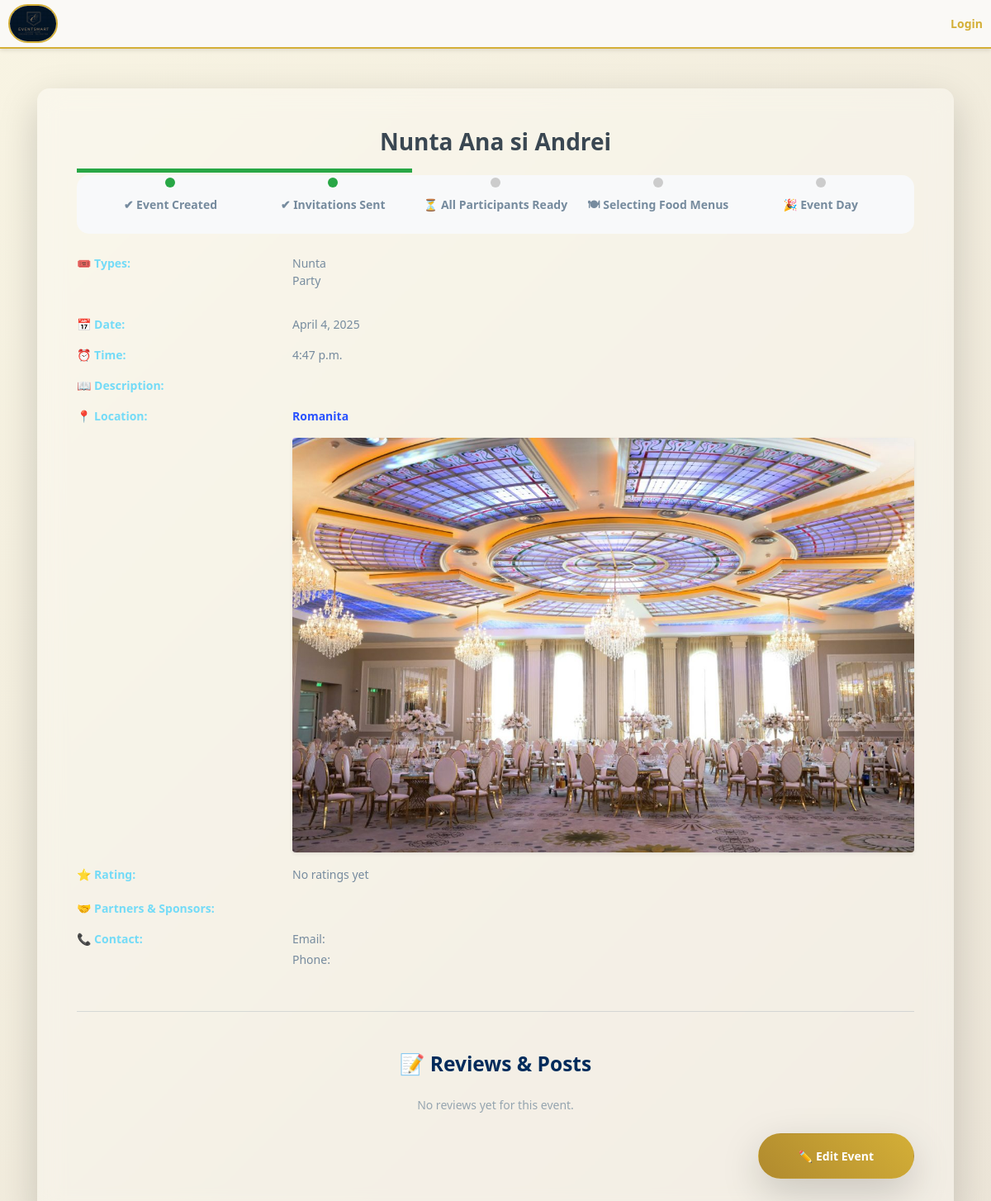
/event/2/details/, run on an earlier commit of the app's database.
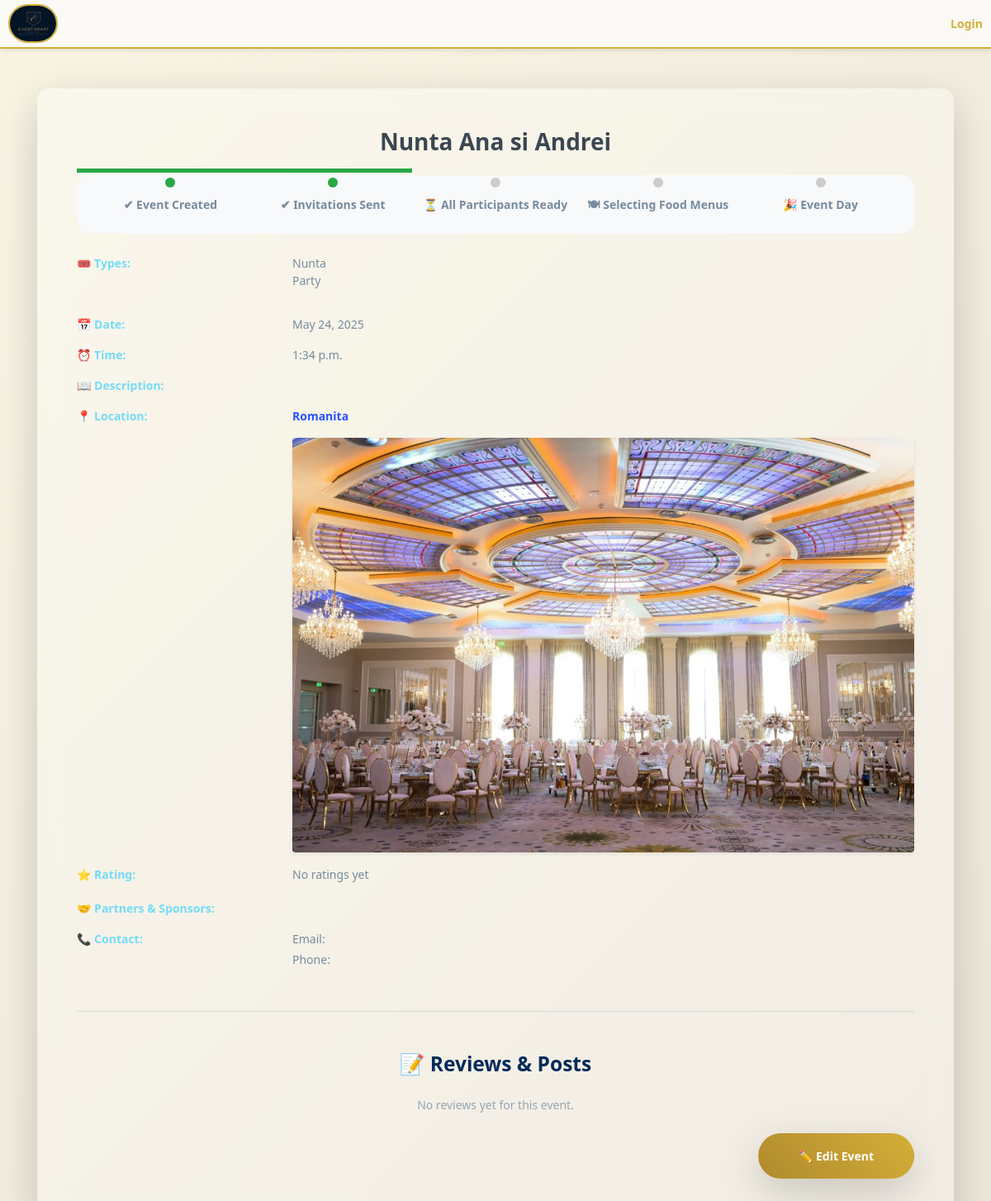
And on a later commit of the database.
### base/models.py (models this page shows, shortened)
class Event(models.Model):
    location = models.ForeignKey(Location, on_delete=models.SET_NULL, null=True, blank=True)
    event_name = models.CharField(max_length=100)
    event_date = models.DateField()
    event_time = models.TimeField()
    event_description = models.TextField(null=True, blank=True)
    created_at = models.DateTimeField(auto_now_add=True)
    guests = models.ManyToManyField(Guests, related_name='events', blank=True)
    completed = models.BooleanField(default=False)
    types = models.ManyToManyField(Type, blank=True)
    cost = models.DecimalField(max_digits=10, decimal_places=2, default=3000)
    updated_at = models.DateTimeField(auto_now=True)
    is_canceled = models.BooleanField(default=False)
    organized_by = models.ForeignKey(
        User,
        on_delete=models.CASCADE,
        related_name="organized_events",
        blank=True,
        null=True
    )

class Type(models.Model):
    name = models.CharField(max_length=100)

class Location(models.Model):
    owner = models.ForeignKey(User, on_delete=models.SET_NULL, null=True)
    name = models.CharField(max_length=100)
    description = models.TextField(null=True, blank=True)
    gallery = models.ImageField(upload_to='images/', null=True, blank=True)
    location = models.TextField(max_length=30)
    types = models.ManyToManyField(Type, blank=True)
    seats_numbers = models.IntegerField(null=True, blank=True)
    created_at = models.DateTimeField(auto_now_add=True)
    cost = models.DecimalField(max_digits=12, decimal_places=2,default=3000)
    number = models.CharField(max_length=20, default="+(40) 74 83 64 823")
    def __str__(self):
        return self.name

### base/views.py (the view)
def event_details(request, event_id):
    event = get_object_or_404(Event, id=event_id)
    return render(request, 'base/event_details.html', {'event': event})

### base/context_processors.py (called while the page is built)
def media_url(request):
    return {
        'MEDIA_URL': settings.MEDIA_URL
    }

### base/templates/base/event_details.html (shortened to what this page needs)
{% extends 'main.html' %}
{% block content %}
<div class="container mt-5">
    <div class="card shadow-lg border-0 glass-effect">
        <div class="card-body p-5">
            <h2 class="text-center text-gradient mb-4">{{ event.event_name }}</h2>
            <div class="timeline">
                <div class="timeline-item active">✔ Event Created</div>
                <div class="timeline-item active">✔ Invitations Sent</div>
                <div class="timeline-item">⏳ All Participants Ready</div>
                <div class="timeline-item">🍽 Selecting Food Menus</div>
                <div class="timeline-item">🎉 Event Day</div>
            </div>
            <div class="row mb-3">
                <div class="col-sm-3 fw-bold text-secondary">🎟️ Types:</div>
                <div class="col-sm-9">
                    {% if event.types.all %}
                    <ul>
                        {% for type in event.types.all %}
                        <li>{{ type.name }}</li>
                        {% endfor %}
                    </ul>
                    {% else %}
                    <span class="text-muted">No types specified</span>
                    {% endif %}
                </div>
            </div>
            <div class="row mb-3">
                <div class="col-sm-3 fw-bold text-secondary">📅 Date:</div>
                <div class="col-sm-9">{{ event.event_date }}</div>
            </div>
            <div class="row mb-3">
                <div class="col-sm-3 fw-bold text-secondary">⏰ Time:</div>
                <div class="col-sm-9">{{ event.event_time }}</div>
            </div>
            <div class="row mb-3">
                <div class="col-sm-3 fw-bold text-secondary">📖 Description:</div>
                <div class="col-sm-9">{{ event.event_description }}</div>
            </div>
            <div class="row mb-3">
                <div class="col-sm-3 fw-bold text-secondary">📍 Location:</div>
                <div class="col-sm-9">
                    {% if event.location %}
                    <a href="{% url 'location' event.location.pk %}" class="text-decoration-none fw-bold text-primary">
                        {{ event.location }}
                    </a>
                    {% else %}
                    <span class="text-muted">Not specified</span>
                    {% endif %}
                    {% if event.location.gallery %}
                    <div class="mt-3">
                        <img src="{{ event.location.gallery.url }}" alt="Location Image" class="img-fluid rounded shadow-sm location-image">
                    </div>
                    {% endif %}
                </div>
            </div>
            <div class="row mb-3">
                <div class="col-sm-3 fw-bold text-secondary">⭐ Rating:</div>
                <div class="col-sm-9">
                    {% if event.average_rating %}
                    <p>{{ event.average_rating }} / 5 ({{ event.num_reviews }} reviews)</p>
                    {% else %}
                    <p>No ratings yet</p>
                    {% endif %}
                </div>
            </div>
            <div class="row mb-3">
                <div class="col-sm-3 fw-bold text-secondary">🤝 Partners & Sponsors:</div>
                <div class="col-sm-9">
                </div>
            </div>
            <div class="row mb-3">
                <div class="col-sm-3 fw-bold text-secondary">📞 Contact:</div>
                <div class="col-sm-9">
                    <p>Email: <a href="mailto:{{ event.contact_email }}" class="text-primary">{{ event.contact_email }}</a></p>
                    <p>Phone: <a href="tel:{{ event.contact_phone }}" class="text-primary">{{ event.contact_phone }}</a></p>
                </div>
            </div>
            <hr class="my-5">
            <h3 class="text-center mb-4">📝 Reviews & Posts</h3>
            {% if event.posts.all %}
            {% for post in event.posts.all %}
            <div class="card shadow-sm mb-4 p-4">
                <h5 class="fw-bold">{{ post.title }}</h5>
                <p class="mb-1 text-muted">by {{ post.author.username }} on {{ post.created_at|date:"d M Y" }}</p>
                {% if post.rating %}
                <p>⭐ {{ post.rating }} / 5</p>
                {% endif %}
                <p>{{ post.content }}</p>
                {% if post.images.all %}
                <div class="row mb-2">
                    {% for image in post.images.all %}
                    <div class="col-md-3 mb-2">
                        <img src="{{ image.image.url }}" class="img-fluid rounded shadow-sm" alt="Post Image {{ forloop.counter }}">
                    </div>
                    {% endfor %}
                </div>
                {% endif %}
                {% if post.comments.all %}
                <div class="mt-3">
                    <h6>💬 Comments:</h6>
                    <ul class="list-unstyled">
                        {% for comment in post.comments.all %}
                        <li class="border-start ps-3 mb-2">
                            <strong>{{ comment.author.username }}:</strong> {{ comment.text }} <br>
                            <small class="text-muted">{{ comment.created_at|timesince }} ago</small>
                        </li>
                        {% endfor %}
                    </ul>
                </div>
                {% endif %}
            </div>
            {% endfor %}
            {% else %}
            <p class="text-center text-muted">No reviews yet for this event.</p>
            {% endif %}
            <div class="d-flex justify-content-center mt-4">
                <a href="{% url 'edit_event' event.id %}" class="btn btn-gradient px-5 py-3 rounded-pill shadow-lg">✏️ Edit Event</a>
            </div>
        </div>
    </div>
</div>
{% endblock %}

### templates/main.html (shortened to what this page needs)
<!DOCTYPE html>
{% load static %}
<html lang="en">
<head>
    <link href="https://cdn.jsdelivr.net/npm/bootstrap-icons/font/bootstrap-icons.css" rel="stylesheet">
    <link rel="stylesheet" href="https://cdnjs.cloudflare.com/ajax/libs/noUiSlider/15.6.0/nouislider.min.css" />
    <link href="https://cdn.jsdelivr.net/npm/bootstrap@5.3.0-alpha3/dist/css/bootstrap.min.css" rel="stylesheet">
    <link rel="stylesheet" href="https://cdn.jsdelivr.net/npm/choices.js/public/assets/styles/choices.min.css">
    <link rel="stylesheet" href="https://cdn.jsdelivr.net/npm/flatpickr/dist/flatpickr.min.css">
    <link rel="stylesheet" href="https://cdn.jsdelivr.net/npm/flatpickr/dist/flatpickr.min.css">
    <link rel="stylesheet" href="https://cdn.jsdelivr.net/npm/apexcharts/dist/apexcharts.css">
    <link rel="stylesheet" href="https://unpkg.com/swiper/swiper-bundle.min.css">
    <link href="https://cdn.jsdelivr.net/npm/bootstrap-icons/font/bootstrap-icons.css" rel="stylesheet">
        <link rel="stylesheet" href="https://code.jquery.com/ui/1.12.1/themes/smoothness/jquery-ui.css">
    <link rel="stylesheet" href="https://cdn.jsdelivr.net/npm/bootstrap-icons@1.11.3/font/bootstrap-icons.min.css">
    <link rel="stylesheet" href="https://cdn.datatables.net/1.13.5/css/jquery.dataTables.min.css">
    <link href="https://cdn.jsdelivr.net/npm/bootstrap@5.3.0-alpha1/dist/css/bootstrap.min.css" rel="stylesheet">
    <link rel="stylesheet" type="text/css" href="{% static 'css/styles.css' %}">
    <link rel="stylesheet" type="text/css" href="{% static 'css/sidebar-admin.css' %}">
    <link rel="stylesheet" type="text/css" href="{% static 'css/admin-charts.css' %}">
    <link rel="stylesheet" type="text/css" href="{% static 'css/admin-locations.css' %}">
    <link rel="stylesheet" type="text/css" href="{% static 'css/admin-events.css' %}">
    <link rel="stylesheet" type="text/css" href="{% static 'css/update-users-admin.css' %}">
    <link rel="stylesheet" type="text/css" href="{% static 'css/admin-users.css' %}">
    <link rel="stylesheet" type="text/css" href="{% static 'css/personal_home.css' %}">
    <link rel="stylesheet" type="text/css" href="{% static 'css/home-page.css' %}">
    <link href="https://cdn.jsdelivr.net/npm/tom-select@2.4.1/dist/css/tom-select.css" rel="stylesheet">
    <link rel="stylesheet" href="https://cdn.jsdelivr.net/npm/flatpickr/dist/flatpickr.min.css">
<link rel="stylesheet" href="https://cdnjs.cloudflare.com/ajax/libs/font-awesome/6.7.2/css/all.min.css" />    <title>Home / Landing Page</title>
</head>
<body>
    {% block navbar %}
        {% include 'navbar.html' %}
    {% endblock %}
    {% block content %}
    {% endblock %}
</body>
</html>

### templates/navbar.html (shortened to what this page needs)
<div class="header">
    <div class="first">
        <a href="{% url 'home-organizer' %}">
            <img class="logo" src="{{ MEDIA_URL }}logos/logo.jpg" alt="EventEase Logo">
        </a>
    </div>
    <div class="second">
        {% if request.user.is_authenticated %}
        <div class="profile-dropdown">
            <img src="{{ request.user.profile_set.first.photo.url }}" alt="Profile Picture" style="width:30px;height:30px;border-radius:50%;">
            <span>{{ user.username }}</span>
            <div class="dropdown-content">
                <a href="{% url 'organizer-profile' request.user.username %}">Profile</a>
                <a href="{% url 'logout' %}">Logout</a>
            </div>
        </div>
        {% if request.path == '/' and request.user.is_superuser %}
            <a href="{% url 'new_users' %}">#</a>
        {% endif %}
        {% else %}
            {% if request.path != '/login/' and request.path != '/register/' %}
                <a href="{% url 'login' %}">Login</a>
            {% endif %}
        {% endif %}
    </div>
</div>

### static/css/styles.css (style rules this page uses)
.card h3 { margin-bottom: 8px; color: #002B5B; }
.card p { margin-bottom: 4px; font-size: 14px; }
.header { display: flex; flex-direction: row; align-items: center; background-color: #FAF9F6; padding: 5px 10px; border-bottom: 2px solid #D4AF37; box-shadow: 0 2px 5px rgba(0, 0, 0, 0.1); }
body { font-family: Arial, sans-serif; background-color: #FAF9F6; margin: 0; }
a { color: #D4AF37; text-decoration: none; }
.task_manager span, a { margin-left: auto; }
:root { --primary-color: #2E8B57; --secondary-color: #D4AF37; --text-color: #002B5B; }

### static/css/home-page.css (style rules this page uses)
* { font-weight:500; font-family:'Segoe UI', Tahoma, Geneva, Verdana, sans-serif }
*:after, *:before { padding:0; margin:0; box-sizing: border-box; }

### templates/navbar.html (style rules this page uses)
.logo { width: 60px; margin-right: 10px; height: auto; border-radius: 40px; border: 2px solid #D4AF37; }
.first { display: flex; flex-direction: row; align-items: center; }
.first a { margin-right: 15px; color: #D4AF37; font-size: 1em; text-decoration: none; font-weight: bold; }
.second { margin-left: auto; display: flex; flex-direction: column; align-items: center; }
.second a { color: #D4AF37; font-size: 1em; text-decoration: none; margin-left: 15px; font-weight: bold; }
body { overflow-x: hidden; }

### base/templates/base/event_details.html (style rules this page uses)
body { background: linear-gradient(135deg, #F8F4E3, #ECE5D8); color: #4A4A4A; }
.glass-effect { background: rgba(255, 255, 255, 0.3); border-radius: 15px; backdrop-filter: blur(15px); border: 1px solid rgba(255, 255, 255, 0.2); }
.timeline { display: flex; justify-content: space-between; align-items: center; padding: 15px; background: #f8f9fa; border-radius: 15px; margin-bottom: 25px; position: relative; }
.timeline-item { flex: 1; text-align: center; font-weight: bold; padding: 10px; position: relative; }
.timeline-item::before { content: ""; position: absolute; width: 12px; height: 12px; background: #ccc; border-radius: 50%; top: -12px; left: 50%; transform: translateX(-50%); }
.timeline-item.active::before { background: #28a745; }
.timeline::after { content: ""; position: absolute; top: -8px; left: 0; width: 40%; height: 5px; background: #28a745; animation: fillTimeline 2s linear forwards; }
.btn-gradient { background: linear-gradient(45deg, #B08A2E, #D4AF37); color: white; font-weight: bold; transition: all 0.3s ease-in-out; box-shadow: 0 4px 10px rgba(0, 0, 0, 0.2); }

What changed in the data, as far as the page shows it:
changed Event "Nunta Ana si Andrei": event_date "April 4, 2025" → "May 24, 2025"; event_time "4:47 p.m." → "1:34 p.m."
